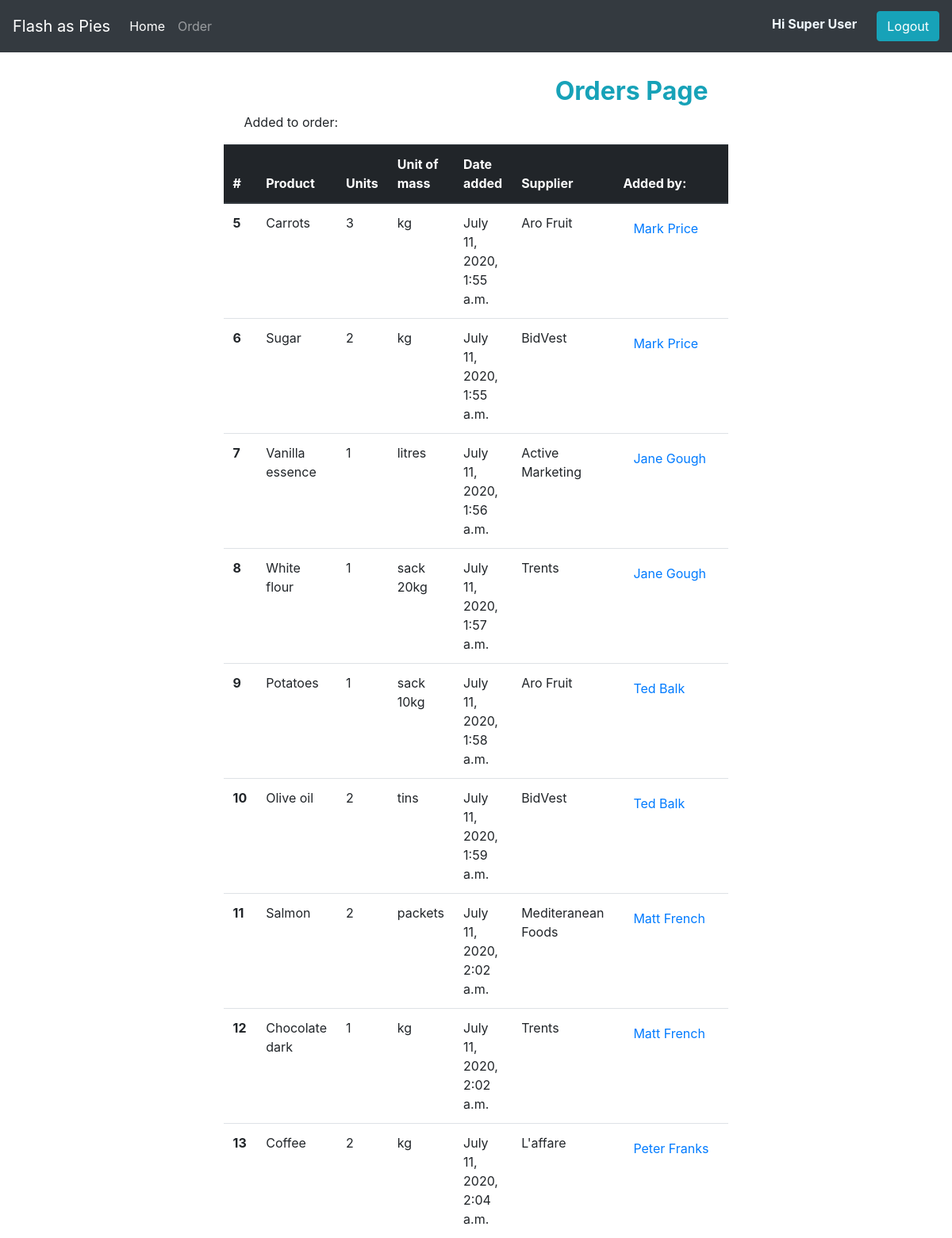
/order/ (signed in), run on the app's committed database.
### flashAsPie/models.py (models this page shows, shortened)
class Order (models.Model):
    order_id = models.AutoField(primary_key = True)
    date = models.DateTimeField(auto_now_add = True)
    product = models.ForeignKey(Product, on_delete=models.SET_NULL, null=True)
    units = models.IntegerField()
    quantity = models.ForeignKey(Quantity, on_delete=models.SET_NULL, null=True)
    supplier = models.ForeignKey(Supplier, on_delete=models.SET_NULL, null=True)
    user = models.ForeignKey(User, on_delete=models.SET_NULL, null=True)
    objects = OrderManager()

class Product(models.Model):
    product_id = models.AutoField(primary_key=True, verbose_name="ID")
    product_name = models.CharField(max_length= 50)
    brand_name = models.CharField(max_length = 20)
    category = models.ForeignKey(Category, on_delete=models.SET_NULL, null=True)
    units = models.IntegerField()
    quantity = models.ForeignKey(Quantity, on_delete=models.SET_NULL, null=True)
    objects = ProductManager()
    class Meta:
        verbose_name = "Product"
        verbose_name_plural = 'Products'
    def __str__(self):
        return self.product_name

class Quantity (models.Model):
    quantity_id = models.AutoField(primary_key=True)
    measure = models.CharField(max_length = 15)
    objects = QuantityManager()
    class Meta:
        verbose_name = "Quantity"
        verbose_name_plural = 'Quantity'
    def __str__(self):
        return self.measure

class Supplier (models.Model):
    supplier_id = models.AutoField(primary_key = True)
    supplier_name = models.CharField(max_length = 30)
    objects = SupplierManager()
    def __str__(self):
        return self.supplier_name

class User (models.Model):
    user_id = models.AutoField(primary_key=True)
    username = models.CharField(max_length = 15, unique = True)
    password = models.CharField(max_length = 35)
    email = models.EmailField()
    first_name = models.CharField(max_length = 20)
    last_name = models.CharField(max_length = 20)
    dob = models.DateField()
    position = models.CharField(max_length = 25)
    phone = models.CharField(max_length=35)
    is_admin = models.BooleanField(default = False)
    is_staff = models.BooleanField(default = False)
    USERNAME_FIELD = 'username'
    REQUIRED_FIELDS = ['email','first_name', 'last_name']
    objects = NewUserManager()
    def __str__(self):
        return (self.first_name + " " + self.last_name)

### flashAsPie/views.py (the view)
# urls.py: path('order/', order, name='order'),
def order(request):
    orders = Order.objects.all()
    context = {
        "orders": orders
    }
    return render(request, "order.html", context)

### flashAsPie/templates/order.html (shortened to what this page needs)
{% extends "base.html" %}
{% block content %}
<div class="container-fluid">
  <div class="topTitle">
    <h2>Orders Page</h2>
    <p>Added to order:<p>
  </div>
  <table class="table">
    <thead class="thead-dark">
      <tr>
        <th scope="col">#</th>
        <th scope="col">Product</th>
        <th scope="col">Units</th>
        <th scope="col">Unit of mass</th>
        <th scope="col">Date added</th>
        <th scope="col">Supplier</th>
        <th scope="col">Added by:</th>
      </tr>
    </thead>
    <tbody>
      {% if orders %}
      {% for order in orders %}
        <tr>
          <th scope="row">{{order.order_id}}</th>
          <td>{{ order.product |capfirst }}</td>
          <td>{{ order.units}}</td>
          <td>{{ order.quantity}}</td>
          <td>{{ order.date}}</td>
          <td>{{ order.supplier}}</td>
          {% if user.is_authenticated %}
          <td><button type="button" class="btn btn-link" data-toggle="modal" data-target="#exampleModal{{order.user_id}}">{{order.user}}</button>
          </td>
          {% else %}
          <td><button type="button" class="btn btn-link" data-toggle="modal" data-target="#myModal">{{order.user}}</button>
          </td>
          {% endif %}
        </tr>
      {% endfor %}
      {% else %}
      <div class="col-md-12">
        <h2>There are no orders.</h2>
      </div>
      {% endif %}
    </tbody>
  </table>
</div>
{% endblock %}

### flashAsPie/templates/base.html (shortened to what this page needs)
{% load static %}
<!doctype html>
<html>
    <head>
<link rel="stylesheet" href="https://stackpath.bootstrapcdn.com/bootstrap/4.5.0/css/bootstrap.min.css">
<link rel="stylesheet" href="https://maxcdn.bootstrapcdn.com/font-awesome/4.7.0/css/font-awesome.min.css">
        <link rel="stylesheet" href="https://maxcdn.bootstrapcdn.com/bootstrap/4.0.0/css/bootstrap.min.css">
        <link rel="stylesheet"  href="{%  static 'css/main.css' %}">
    </head>
    <body>
        <div class="navbar-dark">
            <nav class="navbar navbar-expand-lg navbar navbar-dark bg-dark">
                <a class="navbar-brand" href="{% url 'home' %}">Flash as Pies</a>
                <div class="collapse navbar-collapse" id="navbarNav">
                  <ul class="navbar-nav">
                    <li class="nav-item active">
                      <a class="nav-link" href="{% url 'home' %}">Home <span class="sr-only">(current)</span></a>
                    </li>
                    <li class="nav-item">
                      <a class="nav-link" href="{% url 'order' %}">Order</a>
                    </li>
                  </ul>
                </div>
                {% if user.is_authenticated %}
                <p class="logged">Hi {{user.get_full_name }}</p>
                <form class="form-inline" action="{% url 'logout' %}">
                  <button class="btn  my-2 my-sm-0 btn-info" type="submit">Logout</button>
                </form>
                {% endif %}
              </nav>
        {% block content %}
        {% endblock %}
        </div>
    </body>
</html>

### enviro/static/css/main.css (style rules this page uses)
.topTitle { width: 50%; margin: 0 auto; margin-top: 30px; }
.topTitle h2 { text-align: end; font-weight: bold; color: #17a2b8; }
.table { width: 50%; max-width: 100%; margin: auto; }
.table .thead-dark tr { background-color: #17a2b8 !important; }
.logged { font-weight: bold; color: aliceblue; padding-right: 25px; padding-top: 10px; }

### data on the page
Order: order_id "5", product "Carrots", units "3", quantity "kg", date "July 11, 2020, 1:55 a.m.", supplier "Aro Fruit", user "Mark Price"
Order: order_id "6", product "Sugar", units "2", quantity "kg", date "July 11, 2020, 1:55 a.m.", supplier "BidVest", user "Mark Price"
Order: order_id "7", product "Vanilla essence", units "1", quantity "litres", date "July 11, 2020, 1:56 a.m.", supplier "Active Marketing", user "Jane Gough"
Order: order_id "8", product "White flour", units "1", quantity "sack 20kg", date "July 11, 2020, 1:57 a.m.", supplier "Trents", user "Jane Gough"
Order: order_id "9", product "Potatoes", units "1", quantity "sack 10kg", date "July 11, 2020, 1:58 a.m.", supplier "Aro Fruit", user "Ted Balk"
Order: order_id "10", product "Olive oil", units "2", quantity "tins", date "July 11, 2020, 1:59 a.m.", supplier "BidVest", user "Ted Balk"
Order: order_id "11", product "Salmon", units "2", quantity "packets", date "July 11, 2020, 2:02 a.m.", supplier "Mediteranean Foods", user "Matt French"
Order: order_id "12", product "Chocolate dark", units "1", quantity "kg", date "July 11, 2020, 2:02 a.m.", supplier "Trents", user "Matt French"
Order: order_id "13", product "Coffee", units "2", quantity "kg", date "July 11, 2020, 2:04 a.m.", supplier "L'affare", user "Peter Franks"

### other printed values
{{ user.get_full_name }} "Super User"
